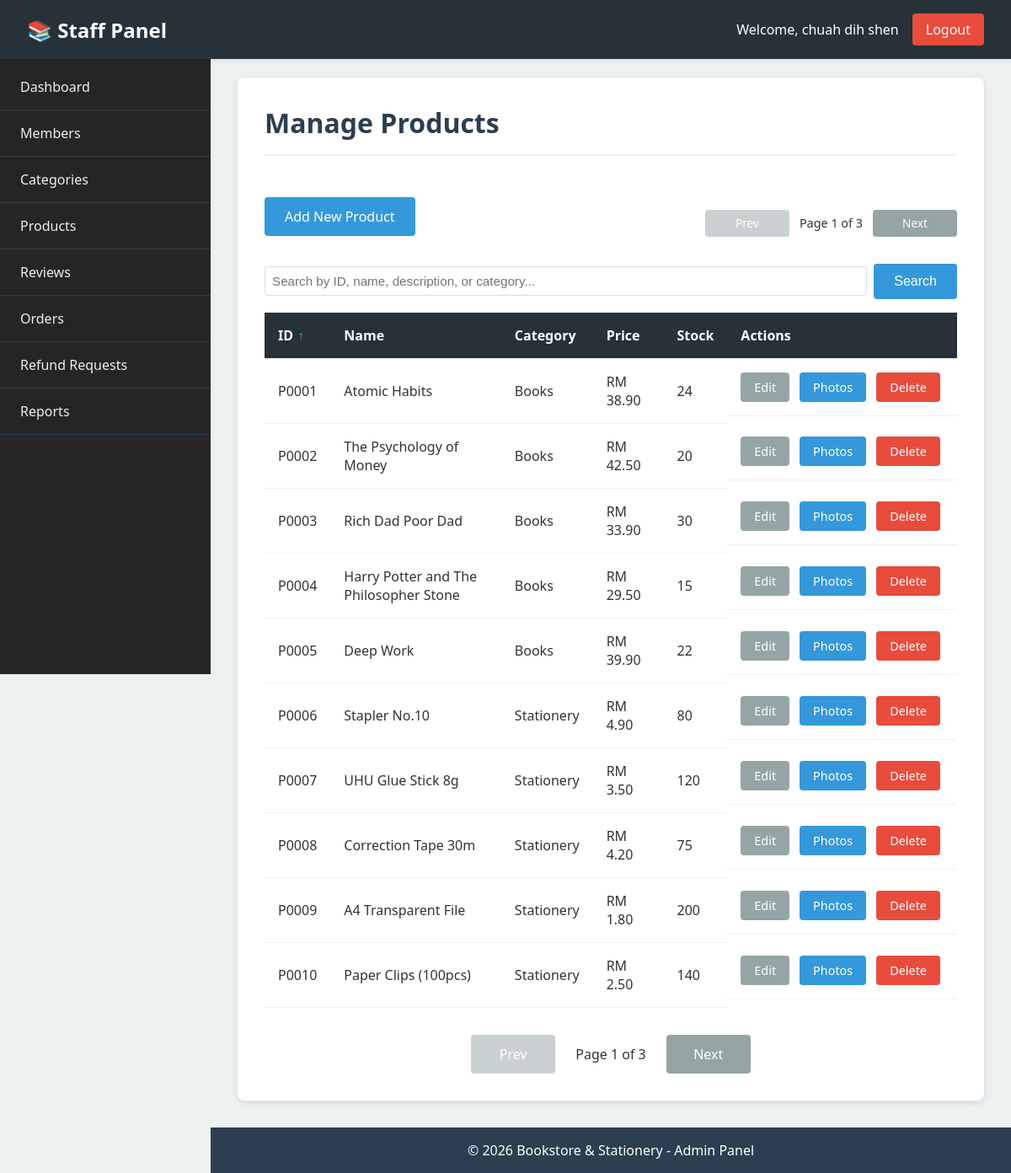
/admin/product/list.php (signed in), run on the app's committed database.
### tables this page shows
CREATE TABLE `product` (
  `product_id` varchar(10) NOT NULL,
  `category_id` varchar(10) NOT NULL,
  `name` varchar(150) NOT NULL,
  `description` text DEFAULT NULL,
  `price` decimal(10,2) NOT NULL,
  `stock` int(11) NOT NULL DEFAULT 0,
  `created_by` varchar(10) DEFAULT NULL,
  `updated_by` varchar(10) DEFAULT NULL,
  `created_at` datetime DEFAULT current_timestamp(),
  `is_hidden` tinyint(1) NOT NULL DEFAULT 0
);

CREATE TABLE `product_category` (
  `category_id` varchar(10) NOT NULL,
  `category_name` varchar(100) NOT NULL
);

### admin/product/list.php (the view, shortened to what this page needs)
<?php
require_once __DIR__ . '/../../config/functions.php';
require_once __DIR__ . '/../../includes/_admin_head.php';
require_once __DIR__ . '/../../includes/_admin_header.php';
require_once __DIR__ . '/../../includes/_admin_sidebar.php';
$sortColumn = $_GET['sort'] ?? 'product_id';
$sortOrder = $_GET['order'] ?? 'ASC';
$search = isset($_GET['search']) ? trim($_GET['search']) : '';
$page = isset($_GET['page']) ? max(1, (int)$_GET['page']) : 1;
$perPage = 10;
$offset = ($page - 1) * $perPage;
$sortOrder = strtoupper($sortOrder) === 'DESC' ? 'DESC' : 'ASC';
$nextOrder = $sortOrder === 'ASC' ? 'DESC' : 'ASC';
try {
    $whereClause = '';
    $searchParams = [];
    $countQuery = "SELECT COUNT(DISTINCT p.product_id) as total FROM product p LEFT JOIN product_category c ON p.category_id = c.category_id $whereClause";
    $countStmt = $pdo->prepare($countQuery);
    $countStmt->execute($searchParams);
    $totalItems = $countStmt->fetch()['total'];
    $totalPages = ceil($totalItems / $perPage);
    if ($sortColumn === 'product_id') {
        $orderByClause = "CAST(SUBSTRING(p.product_id, 2) AS UNSIGNED) $sortOrder";
    } else {
        $orderByClause = "p.$sortColumn $sortOrder";
    }
    $selectColumns = "p.product_id, p.category_id, p.name, p.description, p.price, p.stock, p.created_by, p.created_at";
    $stmt = $pdo->prepare("SELECT $selectColumns,
                           c.category_name,
                           (SELECT filename FROM product_photo WHERE product_id = p.product_id LIMIT 1) as image_path
                           FROM product p
                           LEFT JOIN product_category c ON p.category_id = c.category_id
                           $whereClause
                           GROUP BY p.product_id
                           ORDER BY $orderByClause
                           LIMIT $perPage OFFSET $offset");
    $stmt->execute($searchParams);
    $products = $stmt->fetchAll();
} catch (PDOException $e) {
    $products = [];
    $error = 'Unable to load products: ' . $e->getMessage();
    error_log('Product list error: ' . $e->getMessage());
}
?>
<div class="admin-main">
    <div class="admin-content">
        <h1 class="admin-page-title">Manage Products</h1>
        <div style="margin-bottom: 1rem;">
            <div style="display: flex; justify-content: space-between; align-items: center; margin-bottom: 1rem;">
            <a href="/admin/product/add.php" class="btn btn-primary">Add New Product</a>
                <?php
                $paginationParams = [];
                echo renderPagination($page, $totalPages, '/admin/product/list.php', $paginationParams, 'top');
                ?>
            </div>
            <form method="GET" action="/admin/product/list.php" style="display: flex; gap: 0.5rem; align-items: center; margin-bottom: 1rem;">
                <input type="text"
                       name="search"
                       value="<?php echo htmlspecialchars($search); ?>"
                       placeholder="Search by ID, name, description, or category..."
                       style="flex: 1; padding: 0.5rem; border: 1px solid #ddd; border-radius: 4px; font-size: 0.95rem;">
                <button type="submit" class="btn btn-primary">Search</button>
            </form>
        </div>
        <?php if (empty($products)): ?>
            <p>No products found.</p>
        <?php else: ?>
            <table class="admin-table">
                <thead>
                    <tr>
                        <th style="cursor: pointer;">
                            <a href="?sort=product_id&order=<?php echo $sortColumn === 'product_id' ? $nextOrder : 'ASC'; ?>"
                               style="text-decoration: none; color: inherit; display: flex; align-items: center; gap: 5px; width: 100%;">
                                ID
                                <?php if ($sortColumn === 'product_id'): ?>
                                    <span style="color: #3498db; font-weight: bold;">
                                        <?php echo $sortOrder === 'ASC' ? '↑' : '↓'; ?>
                                    </span>
                                <?php else: ?>
                                    <span style="color: #95a5a6; opacity: 0.5;">↕</span>
                                <?php endif; ?>
                            </a>
                        </th>
                        <th>Name</th>
                        <th>Category</th>
                        <th>Price</th>
                        <th>Stock</th>
                        <th>Actions</th>
                    </tr>
                </thead>
                <tbody>
                    <?php foreach ($products as $product): ?>
                        <tr class="product-row<?php echo $product['is_low_stock'] ? ' low-stock-row' : ''; ?><?php echo $product['is_out_of_stock'] ? ' out-of-stock' : ''; ?>" <?php if (!empty($product['image_path'])): ?>data-product-image="<?php echo htmlspecialchars($product['image_path']); ?>"<?php endif; ?>>
                            <td><?php echo $product['product_id']; ?></td>
                            <td class="product-name-cell"><?php echo htmlspecialchars($product['product_name']); ?></td>
                            <td><?php echo htmlspecialchars($product['category_name'] ?? 'Uncategorized'); ?></td>
                            <td><?php echo formatPrice($product['price']); ?></td>
                            <td>
                                <?php echo $product['stock_quantity']; ?>
                            </td>
                            <td class="action-buttons">
                                <?php
                                $pageParam = $page > 1 ? '&page=' . $page : '';
                                $sortParams = '';
                                $searchParam = !empty($search) ? '&search=' . urlencode($search) : '';
                                $returnParams = $pageParam . $sortParams . $searchParam;
                                ?>
                                <a href="/admin/product/edit.php?id=<?php echo $product['product_id']; ?><?php echo $returnParams; ?>" class="btn btn-sm btn-secondary">Edit</a>
                                <a href="/admin/product/photos.php?id=<?php echo $product['product_id']; ?><?php echo $returnParams; ?>" class="btn btn-sm btn-primary">Photos</a>
                                <?php if (empty($product['is_hidden'])): ?>
                                    <a href="/admin/product/delete.php?id=<?php echo $product['product_id']; ?><?php echo $returnParams; ?>"
                                       class="btn btn-sm btn-danger"
                                       onclick="return confirm('Are you sure you want to delete this product?');">Delete</a>
                                <?php else: ?>
                                    <span class="btn btn-sm btn-secondary" title="Product is hidden">Hidden</span>
                                <?php endif; ?>
                            </td>
                        </tr>
                    <?php endforeach; ?>
                </tbody>
            </table>
            <?php
            $paginationParams = [];
            echo renderPagination($page, $totalPages, '/admin/product/list.php', $paginationParams, 'bottom');
            ?>
        <?php endif; ?>
    </div>
</div>
<?php require_once __DIR__ . '/../../includes/_admin_footer.php'; ?>

### assets/css/admin.css (style rules this page uses)
* { margin: 0; padding: 0; box-sizing: border-box; }
body.admin-body { font-family: 'Segoe UI', Tahoma, Geneva, Verdana, sans-serif; background-color: #ecf0f1; color: #333; }
.admin-main { margin-left: 250px; margin-top: 60px; padding: 2rem; min-height: calc(100vh - 60px); }
.admin-content { background: white; padding: 2rem; border-radius: 8px; box-shadow: 0 2px 8px rgba(0,0,0,0.1); overflow: visible; overflow-x: auto; }
.admin-page-title { font-size: 2rem; color: #2c3e50; margin-bottom: 2rem; padding-bottom: 1rem; border-bottom: 2px solid #ecf0f1; }
.admin-table { width: 100%; border-collapse: collapse; margin-top: 1rem; }
.admin-table th, .admin-table td { padding: 1rem; text-align: left; border-bottom: 1px solid #ecf0f1; }
.admin-table th { background-color: #263238; color: white; font-weight: 600; }
.btn { display: inline-block; padding: 0.75rem 1.5rem; border: none; border-radius: 4px; cursor: pointer; text-decoration: none; font-size: 1rem; transition: background-color 0.3s; }
.btn-primary { background-color: #3498db; color: white; }
.btn-secondary { background-color: #95a5a6; color: white; }
.btn-danger { background-color: #e74c3c; color: white; }
.btn-sm { padding: 0.5rem 1rem; font-size: 0.9rem; }
.action-buttons { display: flex; gap: 0.5rem; }
.admin-table .btn { margin-right: 0.25rem; }

### admin/product/list.php (style rules this page uses)
.product-row { position: relative; cursor: pointer; }
.product-name-cell { position: relative; }

### data on the page
product: product_id "P0001", name "Atomic Habits", category.category_name "Books", price "RM 38.90", stock "24"
product: product_id "P0002", name "The Psychology of Money", category.category_name "Books", price "RM 42.50", stock "20"
product: product_id "P0003", name "Rich Dad Poor Dad", category.category_name "Books", price "RM 33.90", stock "30"
product: product_id "P0004", name "Harry Potter and The Philosopher Stone", category.category_name "Books", price "RM 29.50", stock "15"
product: product_id "P0005", name "Deep Work", category.category_name "Books", price "RM 39.90", stock "22"
product: product_id "P0006", name "Stapler No.10", category.category_name "Stationery", price "RM 4.90", stock "80"
product: product_id "P0007", name "UHU Glue Stick 8g", category.category_name "Stationery", price "RM 3.50", stock "120"
product: product_id "P0008", name "Correction Tape 30m", category.category_name "Stationery", price "RM 4.20", stock "75"
product: product_id "P0009", name "A4 Transparent File", category.category_name "Stationery", price "RM 1.80", stock "200"
product: product_id "P0010", name "Paper Clips (100pcs)", category.category_name "Stationery", price "RM 2.50", stock "140"

### other printed values
$panelLabel "Staff Panel"
$_SESSION['admin_name'] "chuah dih shen"
$currentPage "1 1"
$totalPages "3 3"
